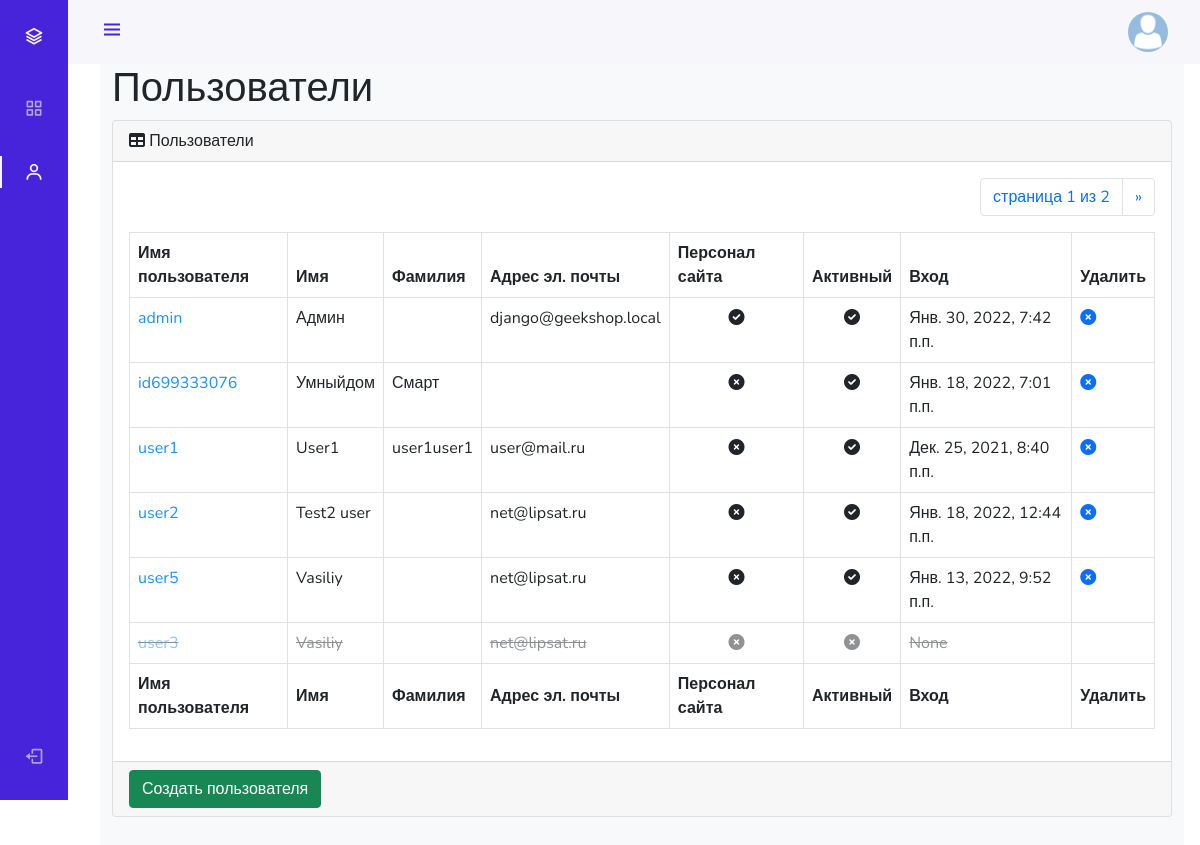
The app's page /admin_staff/users/read/ (signed in), older data.
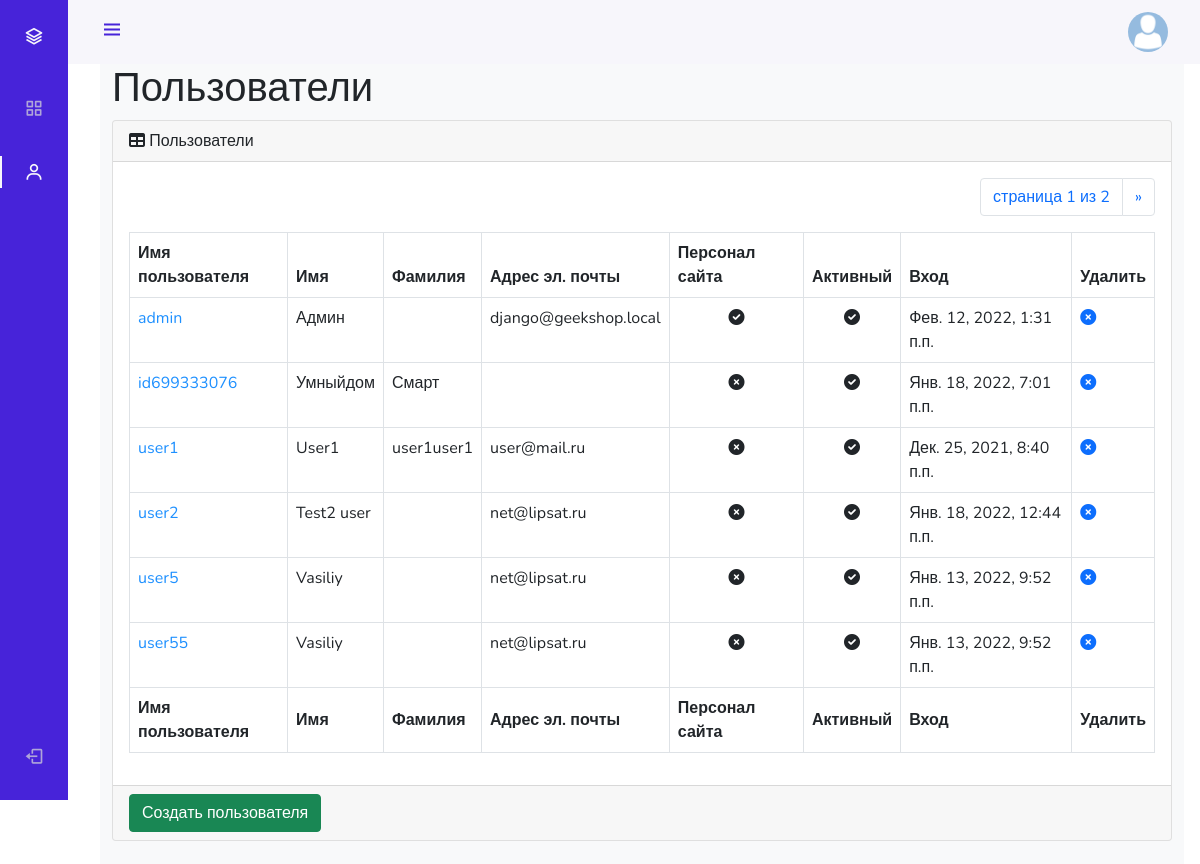
The same page, newer data.
### authapp/models.py (models this page shows, shortened)
class ShopUser(AbstractUser):
    avatar = models.ImageField(verbose_name='аватар', upload_to='users_avatars', blank=True)
    age = models.PositiveIntegerField(verbose_name='возраст', default=18)
    activation_key = models.CharField(max_length=128, blank=True)
    activation_key_expires = models.DateTimeField(null=True, blank=True)

### adminapp/views.py (the view)
# urls.py: path('users/read/', adminapp.UsersListView.as_view(), name='users'),
class UsersListView(ListView):
    model = ShopUser
    queryset = ShopUser.objects.all().order_by('-is_active', '-is_superuser', '-is_staff', 'username')
    template_name = 'adminapp/users.html'
    extra_context = {'title': 'админка/пользователи'}
    paginate_by = 6
    @method_decorator(user_passes_test(lambda u: u.is_superuser))
    def dispatch(self, *args, **kwargs):
        return super().dispatch(*args, **kwargs)

### adminapp/templatetags/my_tags.py (called while the page is built)
@register.filter(name='media_folder_users')
def media_folder_users(string):
    if not string:
        string = 'users_avatars/default.png'
    return f'{settings.MEDIA_URL}{string}'

### mainapp/context_processors.py (called while the page is built)
def basket(request):
    basket = []
    if request.user.is_authenticated:
        basket = Basket.objects.filter(user=request.user).select_related()
    return {
        'basket': basket,
    }

### adminapp/templates/adminapp/users.html (shortened to what the changed rows need)
{% extends 'adminapp/base.html' %}
{% load static %}
{% block content %}
    <main>
        <div class="container-fluid">
            <h1 class="mt-4">Пользователи</h1>
            <div class="card mb-4">
                <div class="card-body">
                    <div class="table-responsive">
                        <table class="table table-bordered" id="dataTable" width="100%" cellspacing="0">
                            <thead>
                            <tr>
                                <th>Имя пользователя</th>
                                <th>Имя</th>
                                <th>Фамилия</th>
                                <th>Адрес эл. почты</th>
                                <th>Персонал сайта</th>
                                <th>Активный</th>
                                <th>Вход</th>
                                <th>Удалить</th>
                            </tr>
                            </thead>
                            <tfoot>
                            <tr>
                                <th>Имя пользователя</th>
                                <th>Имя</th>
                                <th>Фамилия</th>
                                <th>Адрес эл. почты</th>
                                <th>Персонал сайта</th>
                                <th>Активный</th>
                                <th>Вход</th>
                                <th>Удалить</th>
                            </tr>
                            </tfoot>
                            <tbody>
                            {% for object in object_list %}
                                <tr {% if not object.is_active %}
                                    style="opacity: 0.5; text-decoration: line-through;" {% endif %}>
                                    <td><a href="{% url 'admin_staff:user_update' object.id %}"
                                           style="color: dodgerblue">{{ object.username }}</a></td>
                                    <td>{{ object.first_name }}</td>
                                    <td>{{ object.last_name }}</td>
                                    <td>{{ object.email }}</td>
                                    <td class="text-center">
                                        {% if object.is_staff %}
                                            <i class="fa fa-check-circle"></i>
                                        {% else %}
                                            <i class="fa fa-times-circle"></i>
                                        {% endif %}
                                    </td>
                                    <td class="text-center">
                                        {% if object.is_active %}
                                            <i class="fa fa-check-circle"></i>
                                        {% else %}
                                            <i class="fa fa-times-circle"></i>
                                        {% endif %}
                                    </td>
                                    <td>{{ object.last_login }}</td>
                                    <td>
                                        <a {% if not object.is_active %} class="invisible" {% endif %}
                                                                         href="{% url 'admin_staff:user_delete' pk=object.id %}">
                                            <i class="fa fa-times-circle"></i>
                                        </a>
                                    </td>
                                </tr>
                            {% endfor %}
                            </tbody>
                        </table>
                    </div>
                </div>
            </div>
        </div>
    </main>
{% endblock %}

Row changes from the older to the newer data that the page shows:
no longer on this page (row edited): ShopUser: username "user3", first_name "Vasiliy", email "net@lipsat.ru", is_staff False (drawn), is_active False (drawn), last_login "None"
changed ShopUser "admin": last_login "Янв. 30, 2022, 7:42 п.п." → "Фев. 12, 2022, 1:31 п.п."
added ShopUser: username "user55", first_name "Vasiliy", email "net@lipsat.ru", is_staff False (drawn), is_active True (drawn), last_login "Янв. 13, 2022, 9:52 п.п."
